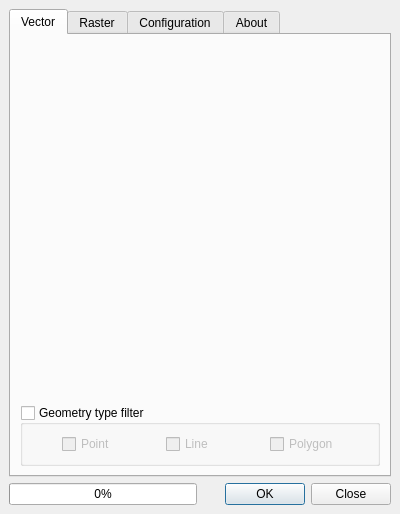
<?xml version="1.0" encoding="UTF-8"?>
<ui version="4.0">
 <class>LoadThemAll</class>
 <widget class="QDialog" name="LoadThemAll">
  <property name="geometry">
   <rect>
    <x>0</x>
    <y>0</y>
    <width>400</width>
    <height>514</height>
   </rect>
  </property>
  <property name="windowTitle">
   <string>Load Them All - v.2.3</string>
  </property>
  <layout class="QVBoxLayout" name="verticalLayout">
   <property name="margin">
    <number>9</number>
   </property>
   <item>
    <widget class="QTabWidget" name="tabWidget">
     <property name="maximumSize">
      <size>
       <width>382</width>
       <height>16777215</height>
      </size>
     </property>
     <property name="currentIndex">
      <number>0</number>
     </property>
     <widget class="QWidget" name="tabVector">
      <attribute name="title">
       <string>Vector</string>
      </attribute>
      <layout class="QGridLayout" name="gridLayout_6">
       <item row="0" column="0">
        <widget class="QStackedWidget" name="stackedWidgetVector">
         <property name="minimumSize">
          <size>
           <width>0</width>
           <height>345</height>
          </size>
         </property>
         <widget class="QWidget" name="page"/>
         <widget class="QWidget" name="page_2"/>
        </widget>
       </item>
       <item row="1" column="0">
        <widget class="QGroupBox" name="groupBoxGeometryTypeFilter">
         <property name="title">
          <string>Geometry type filter</string>
         </property>
         <property name="checkable">
          <bool>true</bool>
         </property>
         <property name="checked">
          <bool>false</bool>
         </property>
         <layout class="QGridLayout" name="gridLayout">
          <property name="leftMargin">
           <number>9</number>
          </property>
          <property name="topMargin">
           <number>9</number>
          </property>
          <property name="bottomMargin">
           <number>9</number>
          </property>
          <item row="0" column="3">
           <widget class="QCheckBox" name="chkPolygon">
            <property name="text">
             <string>Polygon</string>
            </property>
           </widget>
          </item>
          <item row="0" column="1">
           <widget class="QCheckBox" name="chkPoint">
            <property name="text">
             <string>Point</string>
            </property>
           </widget>
          </item>
          <item row="0" column="2">
           <widget class="QCheckBox" name="chkLine">
            <property name="text">
             <string>Line</string>
            </property>
           </widget>
          </item>
          <item row="0" column="0">
           <spacer name="horizontalSpacer">
            <property name="orientation">
             <enum>Qt::Horizontal</enum>
            </property>
            <property name="sizeType">
             <enum>QSizePolicy::Fixed</enum>
            </property>
            <property name="sizeHint" stdset="0">
             <size>
              <width>30</width>
              <height>20</height>
             </size>
            </property>
           </spacer>
          </item>
         </layout>
        </widget>
       </item>
      </layout>
     </widget>
     <widget class="QWidget" name="tabRaster">
      <attribute name="title">
       <string>Raster</string>
      </attribute>
      <layout class="QVBoxLayout" name="verticalLayout_5">
       <item>
        <widget class="QStackedWidget" name="stackedWidgetRaster">
         <property name="minimumSize">
          <size>
           <width>0</width>
           <height>345</height>
          </size>
         </property>
         <widget class="QWidget" name="page_3"/>
         <widget class="QWidget" name="page_4"/>
        </widget>
       </item>
       <item>
        <widget class="QGroupBox" name="groupBoxRasterTypeFilter">
         <property name="title">
          <string>Raster type filter</string>
         </property>
         <property name="checkable">
          <bool>true</bool>
         </property>
         <property name="checked">
          <bool>false</bool>
         </property>
         <layout class="QGridLayout" name="gridLayout_2">
          <property name="leftMargin">
           <number>5</number>
          </property>
          <property name="topMargin">
           <number>9</number>
          </property>
          <property name="bottomMargin">
           <number>9</number>
          </property>
          <item row="0" column="1">
           <widget class="QCheckBox" name="chkGray">
            <property name="text">
             <string>Gray or Undefined</string>
            </property>
           </widget>
          </item>
          <item row="0" column="2">
           <widget class="QCheckBox" name="chkPalette">
            <property name="text">
             <string>Palette</string>
            </property>
           </widget>
          </item>
          <item row="0" column="3">
           <widget class="QCheckBox" name="chkMultiband">
            <property name="text">
             <string>Multiband</string>
            </property>
           </widget>
          </item>
          <item row="0" column="0">
           <spacer name="horizontalSpacer_2">
            <property name="orientation">
             <enum>Qt::Horizontal</enum>
            </property>
            <property name="sizeHint" stdset="0">
             <size>
              <width>40</width>
              <height>20</height>
             </size>
            </property>
           </spacer>
          </item>
         </layout>
        </widget>
       </item>
      </layout>
     </widget>
     <widget class="QWidget" name="tabConfiguration">
      <attribute name="title">
       <string>Configuration</string>
      </attribute>
      <layout class="QGridLayout" name="gridLayout_3">
       <item row="0" column="0">
        <layout class="QVBoxLayout" name="verticalLayout_2" stretch="0,1,0,0,0,0,0,0,0">
         <property name="margin">
          <number>9</number>
         </property>
         <item>
          <spacer name="verticalSpacer">
           <property name="orientation">
            <enum>Qt::Vertical</enum>
           </property>
           <property name="sizeType">
            <enum>QSizePolicy::Minimum</enum>
           </property>
           <property name="sizeHint" stdset="0">
            <size>
             <width>20</width>
             <height>10</height>
            </size>
           </property>
          </spacer>
         </item>
         <item>
          <widget class="QCheckBox" name="chkGroups">
           <property name="maximumSize">
            <size>
             <width>315</width>
             <height>16777215</height>
            </size>
           </property>
           <property name="text">
            <string>Create groups based on directories' names</string>
           </property>
           <property name="checked">
            <bool>true</bool>
           </property>
          </widget>
         </item>
         <item>
          <widget class="QCheckBox" name="chkLayersOff">
           <property name="maximumSize">
            <size>
             <width>315</width>
             <height>16777215</height>
            </size>
           </property>
           <property name="text">
            <string>Turn off the loaded layers</string>
           </property>
           <property name="checked">
            <bool>true</bool>
           </property>
          </widget>
         </item>
         <item>
          <widget class="QCheckBox" name="chkDoNotEmpty">
           <property name="text">
            <string>Do not load empty vector layers </string>
           </property>
           <property name="checked">
            <bool>true</bool>
           </property>
          </widget>
         </item>
         <item>
          <widget class="QCheckBox" name="chkIsDoneDialog">
           <property name="maximumSize">
            <size>
             <width>315</width>
             <height>16777215</height>
            </size>
           </property>
           <property name="text">
            <string>Show a dialog when the process is done</string>
           </property>
           <property name="checked">
            <bool>true</bool>
           </property>
          </widget>
         </item>
         <item>
          <widget class="QGroupBox" name="groupBox">
           <property name="minimumSize">
            <size>
             <width>0</width>
             <height>60</height>
            </size>
           </property>
           <property name="maximumSize">
            <size>
             <width>315</width>
             <height>80</height>
            </size>
           </property>
           <property name="title">
            <string/>
           </property>
           <layout class="QGridLayout" name="gridLayout_4">
            <item row="0" column="0">
             <layout class="QHBoxLayout" name="horizontalLayout_2" stretch="1,1">
              <item>
               <widget class="QLineEdit" name="txtNumLayersToConfirm">
                <property name="maximumSize">
                 <size>
                  <width>50</width>
                  <height>25</height>
                 </size>
                </property>
                <property name="text">
                 <string>50</string>
                </property>
               </widget>
              </item>
              <item>
               <widget class="QLabel" name="label_6">
                <property name="font">
                 <font>
                  <pointsize>9</pointsize>
                 </font>
                </property>
                <property name="text">
                 <string>Number of layers to show you a confirmation dialog before the loading</string>
                </property>
                <property name="wordWrap">
                 <bool>true</bool>
                </property>
               </widget>
              </item>
             </layout>
            </item>
           </layout>
          </widget>
         </item>
         <item>
          <widget class="QCheckBox" name="chkCaseInsensitive">
           <property name="text">
            <string>Ignore case in the alphanumeric filter</string>
           </property>
           <property name="checked">
            <bool>true</bool>
           </property>
          </widget>
         </item>
         <item>
          <widget class="QCheckBox" name="chkAccentInsensitive">
           <property name="toolTip">
            <string>This option requires the Python lib 'unidecode'</string>
           </property>
           <property name="text">
            <string>Ignore accents in the alphanumeric filter</string>
           </property>
           <property name="checked">
            <bool>false</bool>
           </property>
          </widget>
         </item>
         <item>
          <spacer name="verticalSpacer_2">
           <property name="orientation">
            <enum>Qt::Vertical</enum>
           </property>
           <property name="sizeType">
            <enum>QSizePolicy::Preferred</enum>
           </property>
           <property name="sizeHint" stdset="0">
            <size>
             <width>20</width>
             <height>10</height>
            </size>
           </property>
          </spacer>
         </item>
        </layout>
       </item>
      </layout>
     </widget>
     <widget class="QWidget" name="tabAbout">
      <attribute name="title">
       <string>About</string>
      </attribute>
      <layout class="QFormLayout" name="formLayout">
       <property name="fieldGrowthPolicy">
        <enum>QFormLayout::AllNonFixedFieldsGrow</enum>
       </property>
       <item row="0" column="0">
        <spacer name="verticalSpacer_8">
         <property name="orientation">
          <enum>Qt::Vertical</enum>
         </property>
         <property name="sizeHint" stdset="0">
          <size>
           <width>20</width>
           <height>40</height>
          </size>
         </property>
        </spacer>
       </item>
       <item row="1" column="0" colspan="2">
        <widget class="QLabel" name="label_4">
         <property name="text">
          <string>The &lt;i&gt;Load Them All&lt;/i&gt; plugin allows you to load at the same time a number of layers stored in a directory structure, based on a variety of filters you may customize.</string>
         </property>
         <property name="scaledContents">
          <bool>false</bool>
         </property>
         <property name="alignment">
          <set>Qt::AlignCenter</set>
         </property>
         <property name="wordWrap">
          <bool>true</bool>
         </property>
         <property name="textInteractionFlags">
          <set>Qt::LinksAccessibleByMouse|Qt::TextSelectableByKeyboard|Qt::TextSelectableByMouse</set>
         </property>
        </widget>
       </item>
       <item row="2" column="0">
        <spacer name="verticalSpacer_5">
         <property name="orientation">
          <enum>Qt::Vertical</enum>
         </property>
         <property name="sizeHint" stdset="0">
          <size>
           <width>20</width>
           <height>40</height>
          </size>
         </property>
        </spacer>
       </item>
       <item row="3" column="0" colspan="2">
        <layout class="QGridLayout" name="gridLayout_5">
         <item row="0" column="0">
          <spacer name="horizontalSpacer_4">
           <property name="orientation">
            <enum>Qt::Horizontal</enum>
           </property>
           <property name="sizeHint" stdset="0">
            <size>
             <width>40</width>
             <height>20</height>
            </size>
           </property>
          </spacer>
         </item>
         <item row="0" column="1">
          <widget class="QPushButton" name="btnHelp">
           <property name="text">
            <string>Help</string>
           </property>
          </widget>
         </item>
         <item row="0" column="2">
          <spacer name="horizontalSpacer_3">
           <property name="orientation">
            <enum>Qt::Horizontal</enum>
           </property>
           <property name="sizeHint" stdset="0">
            <size>
             <width>40</width>
             <height>20</height>
            </size>
           </property>
          </spacer>
         </item>
        </layout>
       </item>
       <item row="4" column="0">
        <spacer name="verticalSpacer_6">
         <property name="orientation">
          <enum>Qt::Vertical</enum>
         </property>
         <property name="sizeHint" stdset="0">
          <size>
           <width>20</width>
           <height>40</height>
          </size>
         </property>
        </spacer>
       </item>
       <item row="5" column="0" colspan="2">
        <widget class="QLabel" name="label_5">
         <property name="minimumSize">
          <size>
           <width>0</width>
           <height>40</height>
          </size>
         </property>
         <property name="font">
          <font>
           <family>Sans Serif</family>
           <pointsize>10</pointsize>
           <weight>50</weight>
           <italic>false</italic>
           <bold>false</bold>
          </font>
         </property>
         <property name="styleSheet">
          <string notr="true">font:10pt &quot;Sans Serif&quot;;</string>
         </property>
         <property name="text">
          <string>Feel free to report bugs, suggest improvements or say hello at geotux_tuxman@linuxmail.org </string>
         </property>
         <property name="alignment">
          <set>Qt::AlignCenter</set>
         </property>
         <property name="wordWrap">
          <bool>true</bool>
         </property>
         <property name="textInteractionFlags">
          <set>Qt::LinksAccessibleByKeyboard|Qt::LinksAccessibleByMouse|Qt::TextBrowserInteraction|Qt::TextSelectableByKeyboard|Qt::TextSelectableByMouse</set>
         </property>
        </widget>
       </item>
       <item row="6" column="0">
        <spacer name="verticalSpacer_7">
         <property name="orientation">
          <enum>Qt::Vertical</enum>
         </property>
         <property name="sizeHint" stdset="0">
          <size>
           <width>20</width>
           <height>40</height>
          </size>
         </property>
        </spacer>
       </item>
       <item row="7" column="0">
        <widget class="QLabel" name="label_2">
         <property name="text">
          <string/>
         </property>
         <property name="pixmap">
          <pixmap resource="resources.qrc">:/plugins/loadthemall/logo_80x94.png</pixmap>
         </property>
        </widget>
       </item>
       <item row="7" column="1">
        <layout class="QVBoxLayout" name="verticalLayout_3">
         <property name="leftMargin">
          <number>20</number>
         </property>
         <item>
          <spacer name="verticalSpacer_3">
           <property name="orientation">
            <enum>Qt::Vertical</enum>
           </property>
           <property name="sizeHint" stdset="0">
            <size>
             <width>20</width>
             <height>40</height>
            </size>
           </property>
          </spacer>
         </item>
         <item>
          <widget class="QLabel" name="label">
           <property name="font">
            <font>
             <family>Sans Serif</family>
             <pointsize>8</pointsize>
             <weight>50</weight>
             <italic>false</italic>
             <bold>false</bold>
            </font>
           </property>
           <property name="styleSheet">
            <string notr="true">font: 8pt &quot;Sans Serif&quot;;</string>
           </property>
           <property name="text">
            <string>Copyright (C) 2010-2015 Germán Carrillo</string>
           </property>
           <property name="wordWrap">
            <bool>true</bool>
           </property>
           <property name="textInteractionFlags">
            <set>Qt::LinksAccessibleByMouse|Qt::TextSelectableByKeyboard|Qt::TextSelectableByMouse</set>
           </property>
          </widget>
         </item>
         <item>
          <widget class="QLabel" name="label_3">
           <property name="font">
            <font>
             <family>Sans Serif</family>
             <pointsize>8</pointsize>
            </font>
           </property>
           <property name="styleSheet">
            <string notr="true">font: 8pt &quot;Sans Serif&quot;;</string>
           </property>
           <property name="text">
            <string>&lt;i&gt;Licensed under the terms of GNU GPL 2&lt;/i&gt;</string>
           </property>
           <property name="wordWrap">
            <bool>true</bool>
           </property>
           <property name="textInteractionFlags">
            <set>Qt::LinksAccessibleByMouse|Qt::TextSelectableByKeyboard|Qt::TextSelectableByMouse</set>
           </property>
          </widget>
         </item>
         <item>
          <spacer name="verticalSpacer_9">
           <property name="orientation">
            <enum>Qt::Vertical</enum>
           </property>
           <property name="sizeType">
            <enum>QSizePolicy::Maximum</enum>
           </property>
           <property name="sizeHint" stdset="0">
            <size>
             <width>20</width>
             <height>10</height>
            </size>
           </property>
          </spacer>
         </item>
         <item>
          <widget class="QLabel" name="label_7">
           <property name="font">
            <font>
             <family>Sans Serif</family>
             <pointsize>8</pointsize>
            </font>
           </property>
           <property name="styleSheet">
            <string notr="true">font: 8pt &quot;Sans Serif&quot;;</string>
           </property>
           <property name="text">
            <string>&lt;html&gt;&lt;head/&gt;&lt;body&gt;&lt;p&gt;&lt;span style=&quot; font-style:italic;&quot;&gt;Code contributors:&lt;/span&gt;&lt;br/&gt;&lt;br/&gt;&amp;nbsp;&amp;nbsp;&amp;nbsp;&amp;nbsp;&amp;nbsp;David Bakeman (v.2.1)&lt;br/&gt;&amp;nbsp;&amp;nbsp;&amp;nbsp;&amp;nbsp;&amp;nbsp;Soeren Gebbert (v.2.3)&lt;/p&gt;&lt;/body&gt;&lt;/html&gt;</string>
           </property>
           <property name="wordWrap">
            <bool>true</bool>
           </property>
           <property name="textInteractionFlags">
            <set>Qt::LinksAccessibleByMouse|Qt::TextSelectableByKeyboard|Qt::TextSelectableByMouse</set>
           </property>
          </widget>
         </item>
         <item>
          <spacer name="verticalSpacer_4">
           <property name="orientation">
            <enum>Qt::Vertical</enum>
           </property>
           <property name="sizeHint" stdset="0">
            <size>
             <width>20</width>
             <height>40</height>
            </size>
           </property>
          </spacer>
         </item>
        </layout>
       </item>
      </layout>
     </widget>
    </widget>
   </item>
   <item>
    <layout class="QHBoxLayout" name="horizontalLayout">
     <item>
      <widget class="QProgressBar" name="progressBar">
       <property name="value">
        <number>0</number>
       </property>
      </widget>
     </item>
     <item>
      <widget class="QDialogButtonBox" name="buttonBox">
       <property name="orientation">
        <enum>Qt::Horizontal</enum>
       </property>
       <property name="standardButtons">
        <set>QDialogButtonBox::Close|QDialogButtonBox::Ok</set>
       </property>
      </widget>
     </item>
    </layout>
   </item>
  </layout>
 </widget>
 <resources>
  <include location="resources.qrc"/>
 </resources>
 <connections>
  <connection>
   <sender>buttonBox</sender>
   <signal>accepted()</signal>
   <receiver>LoadThemAll</receiver>
   <slot>accept()</slot>
   <hints>
    <hint type="sourcelabel">
     <x>248</x>
     <y>254</y>
    </hint>
    <hint type="destinationlabel">
     <x>157</x>
     <y>274</y>
    </hint>
   </hints>
  </connection>
  <connection>
   <sender>buttonBox</sender>
   <signal>rejected()</signal>
   <receiver>LoadThemAll</receiver>
   <slot>reject()</slot>
   <hints>
    <hint type="sourcelabel">
     <x>316</x>
     <y>260</y>
    </hint>
    <hint type="destinationlabel">
     <x>286</x>
     <y>274</y>
    </hint>
   </hints>
  </connection>
 </connections>
</ui>
